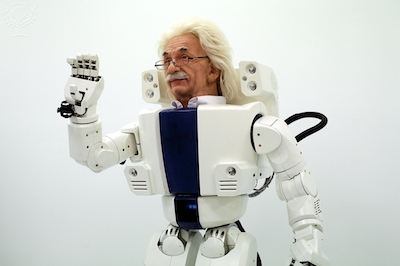
#> input picture test/robot-enstein.jpg, 400 x 266 px
$ python 1.py
#> lines starting #> are read from the running program, lines starting #| are printed output that depends on the picture
import numpy as np
from PIL import Image

colour_im = np.array(Image.open('./robot-enstein.jpg'))
#> colour_im is the input picture: shape (266, 400, 3); mean R, G, B 206.5, 209.2, 204.5
# Red reduced by 20%, blue enhanced by 15%
for i in range(len(colour_im[:, :, 0])):
    for j in range(len(colour_im[:, :, 0][i])):
        colour_im[:, :, 0][i][j] = colour_im[:, :, 0][i][j] * 0.8
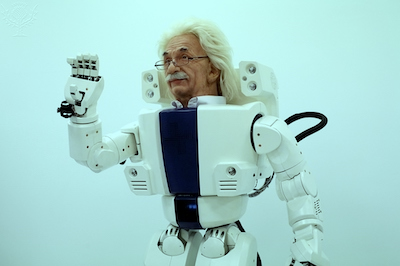
#> colour_im: shape (266, 400, 3); mean R, G, B 164.8, 209.2, 204.5
# print(colour_im[:,:,0])
for i in range(len(colour_im[:, :, 2])):
    for j in range(len(colour_im[:, :, 2][i])):
        colour_im[:, :, 2][i][j] = colour_im[:, :, 2][i][j] * 1.15
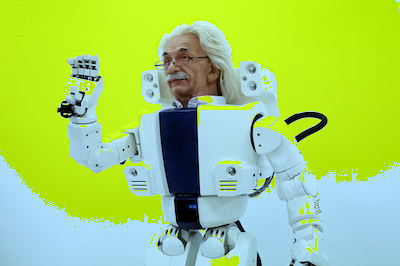
#> colour_im: shape (266, 400, 3); mean R, G, B 164.8, 209.2, 108.7
new_img = Image.fromarray(colour_im)
new_img.save('./new_robot-enstein.jpg')
